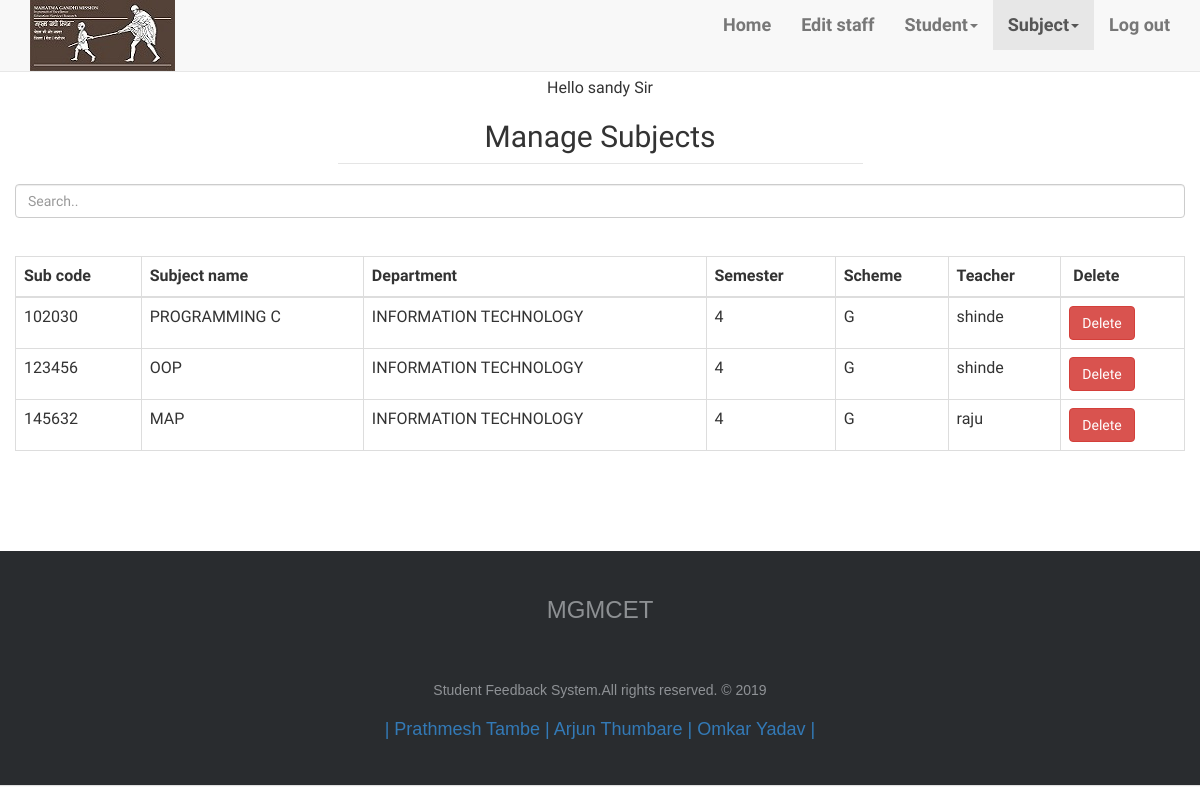
Page /editsub.php (signed in) on the committed database.
### tables this page shows
CREATE TABLE `allosub` (
  `Subcode` int(20) NOT NULL,
  `Subname` varchar(50) NOT NULL,
  `staffid` int(20) NOT NULL,
  `Teacher` varchar(50) NOT NULL,
  `Scheme` varchar(50) NOT NULL,
  `Dept` varchar(50) NOT NULL,
  `Sem` int(20) NOT NULL
);

### editsub.php (the view, shortened to what this page needs)
<?php
       if(isset($_SESSION["Username"]))
      {
$tag= "<center>Hello"." ".$_SESSION["Username"]." "."Sir</center>";
      }
      else
      {
          header('location:operator.php');
      }
      ?>
<?php
   include 'database.php';
   ?>
<!doctype HTML>
<html>
    <head>
<link rel="stylesheet" type="text/css" href="https://maxcdn.bootstrapcdn.com/bootstrap/3.3.7/css/bootstrap.min.css">
<link href="css/footer-basic-centered2.css" type="text/css" rel="stylesheet">
   <div class = "navbar navbar-default navbar-static-top">
      <div class="container ">
          <div class='navbar-header brand-name'>
              <a href="#" class="pull-left"><img src="img/logo.jpeg"></a>
            </div>
             <div class="collapse navbar-collapse navHeaderCollapse">
                <ul class = "nav navbar-nav navbar-right">
                  <li><a href = "ologin.php">Home</a></li>
                   <li><a href = "editstaff.php">Edit staff</a></li>
                  <li class="dropdown">
                  <a href ="#" class="dropdown-toggle" data-toggle="dropdown">Student<b class="caret"></b></a>
                  <li  class = "active" class = "dropdown">
                      <a href="#" class="dropdown-toggle" data-toggle = "dropdown">Subject<b class="caret"></b></a>
                   <li><a href = "ologout.php">Log out</a></li>
              </ul>
          </div>
      </div>
   </div>
   <?php echo $tag;?>
   <div class="container">
      <div class="row">
        <div class="col-md-3 col-sm-4 col-xs-12"></div>
            <div class="col-md-6 col-sm-4 col-xs-12">
   <form class="" form action="editsub.php" method="post">
       <div class="col-md-12 text-center">
           <legend><h2>Manage Subjects</h2></legend> <p></p>
          <p></p></div>
              </div>
    <?php
               $sql = "SELECT * from allosub where Dept= '".$_SESSION['Dept']."'";
               $result = mysqli_query($conn, $sql);
              ?>
                <div class="form-group">
                 <input class="form-control" id="input" type="text" placeholder="Search..">
          <br></div>
                 <table class="table table-bordered">
                    <thead>
                     <tr>
                     <th>Sub code</th>
                     <th>Subject name</th>
                         <th>Department</th>
                     <th>Semester</th>
                     <th>Scheme</th>
                         <th>Teacher</th>
                     <th>  &nbsp;Delete &nbsp; </th>
                     </tr>
                     </thead>
                      <tbody id="myTable">
                     <?php
                if(mysqli_num_rows($result)===0){
        echo '<tr><td colspan="7"><center>No Data  Found</center></td></tr>';
      }else{
        while( $row = mysqli_fetch_assoc($result) ){
          ?> <tr>
          <td><?php echo $row["Subcode"]; ?></td>
<td><?php echo $row["Subname"]; ?></td>
<td><?php echo $row["Dept"]; ?></td>
<td><?php echo $row["Sem"]; ?></td>
<td><?php echo $row["Scheme"]; ?></td>
      <td><?php echo $row["Teacher"]; ?></td>
        <td>
       <a onclick="return confirm('Are you sure you want to delete the entry..?')" href="deletesub.php?Username=<?php echo $row['Subname']; ?>"class="btn btn-danger">Delete</a></td>
       </tr>
        <?php
        }
      }
?>
</table>
                     </form> </div></div></div>
	<?php
        include'footer.php';
        ?>
   </body>
    </html>

### css/footer-basic-centered2.css (style rules this page uses)
.navbar-default { font-weight: bold; }
.navbar { margin-top: 0px; margin-bottom: 5px; font-size: 18px; }
.brand-name { padding-top: -5px; }

### rows in the picture
allosub: Subcode "102030", Subname "PROGRAMMING C", Dept "INFORMATION TECHNOLOGY", Sem "4", Scheme "G", Teacher "shinde"
allosub: Subcode "123456", Subname "OOP", Dept "INFORMATION TECHNOLOGY", Sem "4", Scheme "G", Teacher "shinde"
allosub: Subcode "145632", Subname "MAP", Dept "INFORMATION TECHNOLOGY", Sem "4", Scheme "G", Teacher "raju"

### other values in the picture
$_SESSION["Username"] "sandy"
